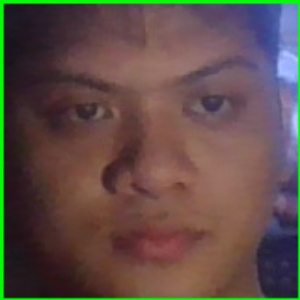
#> input picture dataset/0/person-1.jpg, 300 x 300 px; its folder holds only this picture in this run
$ python train.py
#> lines starting #> are read from the running program, lines starting #| are printed output that depends on the picture
from os import listdir
from pyexpat import features
import cv2

import numpy as np

root_dir="./dataset"

recog=cv2.face.LBPHFaceRecognizer_create()

features=[]
label=[]

i=0

for subfolder in listdir(root_dir):

    folder_path=f"{root_dir}/{subfolder}"

    print(f"------{folder_path}-------")

    for file in listdir(folder_path):

        file_path=f"{folder_path}/{file}"

        image=cv2.imread(file_path,0)
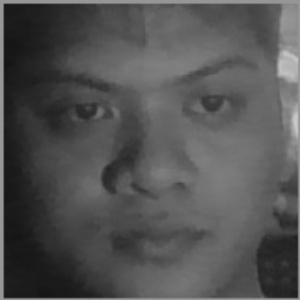
#> image: shape (300, 300); min 21, max 205, mean 82.5

        features.append(image)
        label.append(i)

        # print(image)
        # cv2.imshow("project",image)
        # cv2.waitKey()

    i=i+1
#> pass 2 of the loop `for subfolder in listdir(root_dir):`:
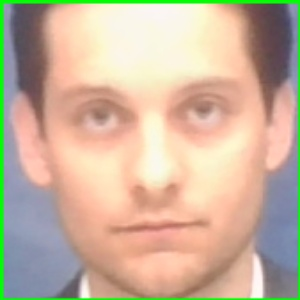
#> input picture dataset/1/person-20.jpg, 300 x 300 px
#> `image=cv2.imread(file_path,0)`:
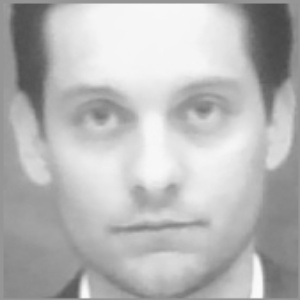
#> image: shape (300, 300); min 71, max 252, mean 183.6


print(f"features are \n {features}")
#> (printed output is left out)
print(f"labels are \n {label}")

recog.train(features,np.array( label ))

recog.train(features,np.array( label ))

recog.save("facemodel.yml")
